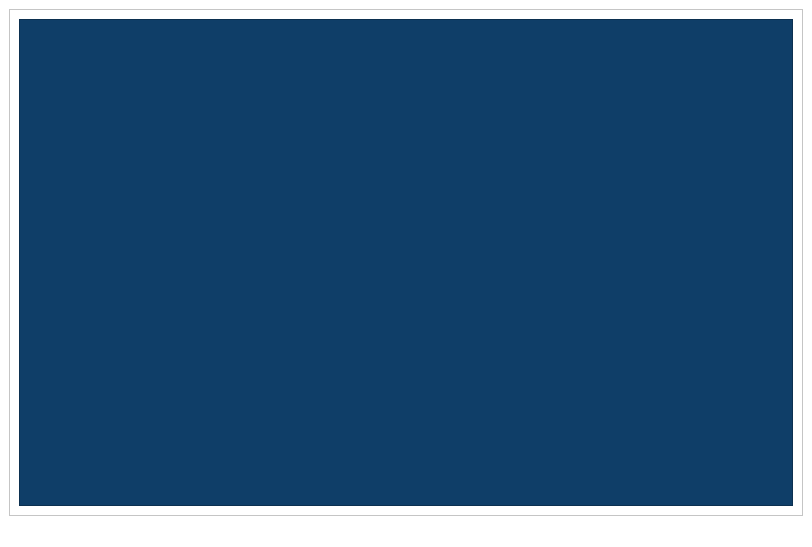
<?xml version="1.0" encoding="UTF-8"?>
<ui version="4.0">
 <class>MainWindow</class>
 <widget class="QMainWindow" name="MainWindow">
  <property name="geometry">
   <rect>
    <x>0</x>
    <y>0</y>
    <width>812</width>
    <height>547</height>
   </rect>
  </property>
  <property name="windowTitle">
   <string>MainWindow</string>
  </property>
  <property name="styleSheet">
   <string notr="true">background-color: rgb(255, 255, 255);
color: rgb(15, 62, 104);</string>
  </property>
  <widget class="QWidget" name="centralwidget">
   <layout class="QVBoxLayout" name="verticalLayout">
    <item>
     <widget class="QScrollArea" name="scrollArea">
      <property name="styleSheet">
       <string notr="true">background-color: rgb(255, 255, 255);
color: rgb(15, 62, 104);</string>
      </property>
      <property name="widgetResizable">
       <bool>true</bool>
      </property>
      <widget class="QWidget" name="scrollAreaWidgetContents">
       <property name="geometry">
        <rect>
         <x>0</x>
         <y>0</y>
         <width>798</width>
         <height>497</height>
        </rect>
       </property>
       <layout class="QVBoxLayout" name="verticalLayout_2">
        <item>
         <widget class="QFrame" name="frame">
          <property name="styleSheet">
           <string notr="true">background-color: rgb(15, 62, 104);</string>
          </property>
          <property name="frameShape">
           <enum>QFrame::StyledPanel</enum>
          </property>
          <property name="frameShadow">
           <enum>QFrame::Raised</enum>
          </property>
         </widget>
        </item>
       </layout>
      </widget>
     </widget>
    </item>
   </layout>
  </widget>
  <widget class="QMenuBar" name="menubar">
   <property name="geometry">
    <rect>
     <x>0</x>
     <y>0</y>
     <width>812</width>
     <height>18</height>
    </rect>
   </property>
  </widget>
  <widget class="QStatusBar" name="statusbar"/>
 </widget>
 <resources/>
 <connections/>
</ui>
